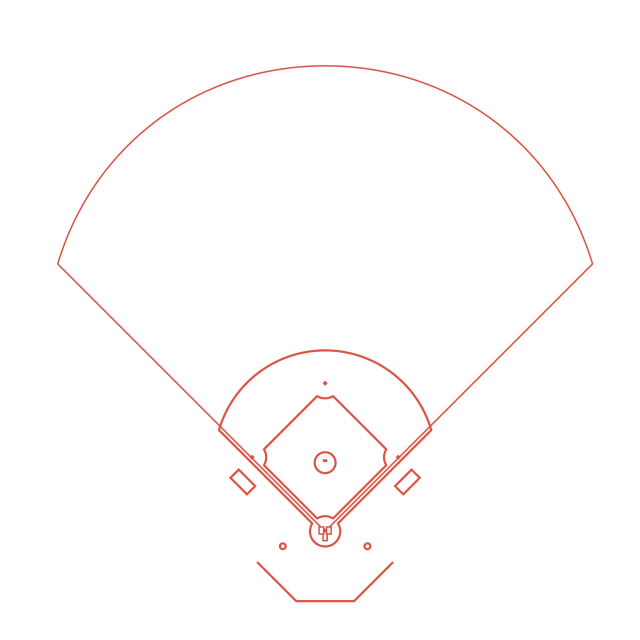
#> input picture tbj/tbj_202101/assets/BaseballDiamondScale.jpg, 1280 x 1280 px, found by its file name (shown at 1/2 size)
$ python viz_utils.py
#> lines starting #> are read from the running program, lines starting #| are printed output that depends on the picture
import os

import numpy as np
from matplotlib import pyplot as plt
import matplotlib.image as mpimg # https://matplotlib.org/3.3.3/tutorials/introductory/images.html
# https://image.online-convert.com/convert/svg-to-png
from PIL import Image

from . import geometry
from __init__ import *

class Diamond:

    # [49 lines left out: function __init__, not called in this run]

    def set_coord(self, x, y, **kwargs):
        self.coords.append((self._calc_coord(x,y), dict(**kwargs)))

    def _calc_coord(self, x, y):
        # x and y in feet from home
        return (x*self.UNITS_PER_FEET)+self.HOME_X, ((-y*self.UNITS_PER_FEET)+self.HOME_Y)

    def _calc_vector_in_feet(self, x, y):
        # x and y in coords
        return (x - self.HOME_X) / self.UNITS_PER_FEET, (y - self.HOME_Y) / (-self.UNITS_PER_FEET)

    # [50 lines left out: functions plot_line_segment, show, plot_single_sample, not called in this run]


if __name__ == '__main__':

    fig = plt.figure(figsize=(15,15))
    img = Image.open(f'{ASSETS_DIR}/BaseballDiamondScale.jpg')    # Open image as PIL image object
#> img is the input picture: PIL image 1280x1280 RGB; mean R, G, B 254.4, 252.7, 252.4

    imgplot = plt.imshow(img)
    #plt.axis('off')

    plt.scatter([647], [1061], s=50) #found home plate by aligning this coordinate with the plate
    plt.scatter([647], [767], s=50) #found 2b by aligning this coordinate with the base
    distance_from_home_to_second = 1061 - 767
    plt.scatter([647+distance_from_home_to_second/2], [1061-distance_from_home_to_second/2], s=50) #found 1b by interpolation
    plt.scatter([647-distance_from_home_to_second/2], [1061-distance_from_home_to_second/2], s=50) #found 3b by interpolation
    # interpolated points on 1b and 3b confirms infield is to scale
    plt.show()
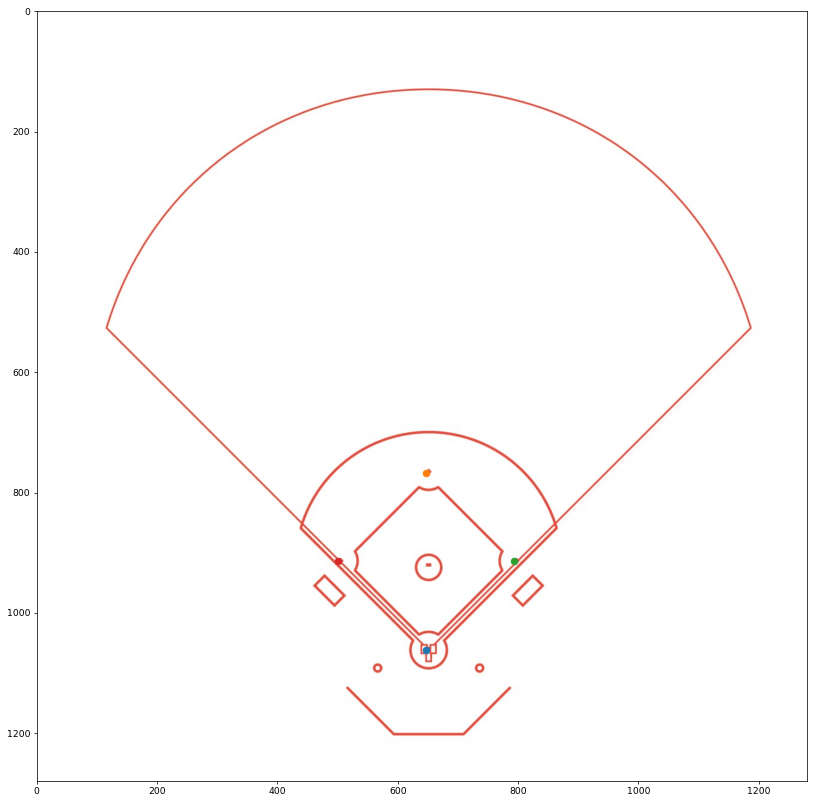
#> figure drawn by matplotlib, 1 panel

$ run again, with tbj/tbj_202101/assets/10kStartingPositions.png saved as tbj/tbj_202101/assets/BaseballDiamondScale.jpg
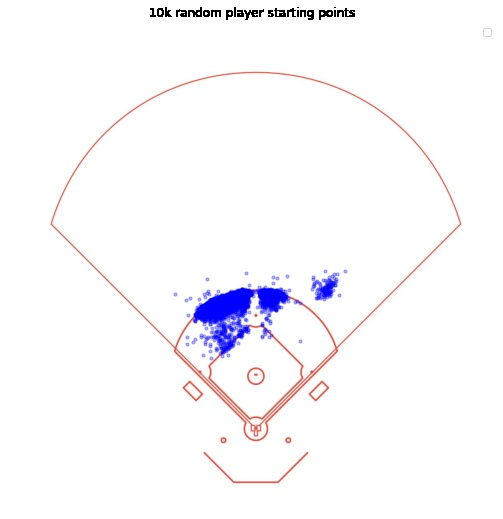
#> input picture tbj/tbj_202101/assets/10kStartingPositions.png, 503 x 519 px, found by its file name
#> img is the input picture: PIL image 503x519 RGB; mean R, G, B 250, 248.7, 251.5
#> `plt.show()`:
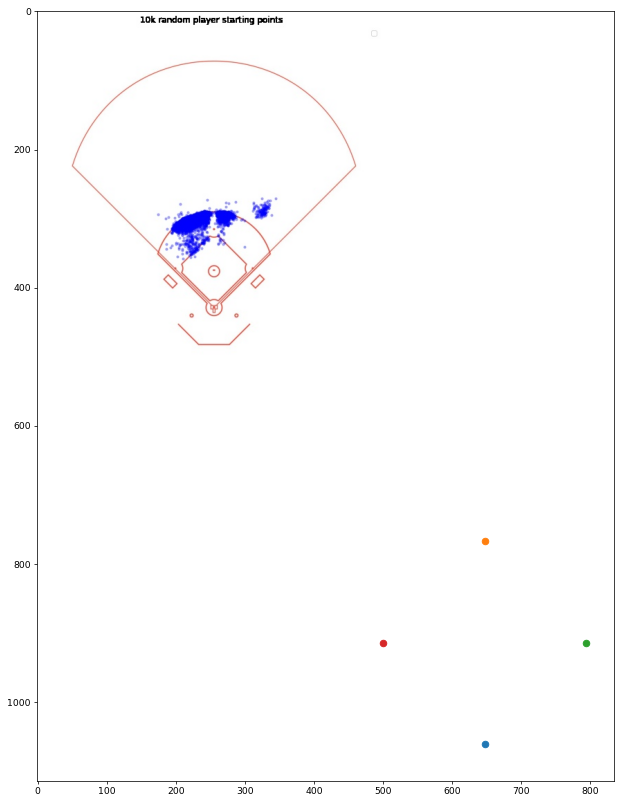
#> figure drawn by matplotlib, 1 panel

$ run again, with tbj/tbj_202101/assets/PredictedLaunchSpinRate.png saved as tbj/tbj_202101/assets/BaseballDiamondScale.jpg
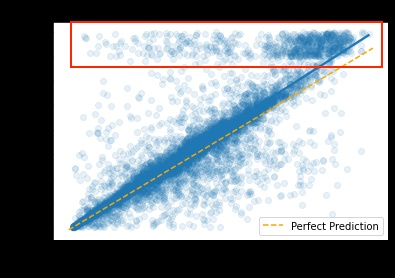
#> input picture tbj/tbj_202101/assets/PredictedLaunchSpinRate.png, 395 x 278 px, found by its file name
#> img is the input picture: PIL image 395x278 RGB; mean R, G, B 142.5, 149.9, 155.7
#> `plt.show()`:
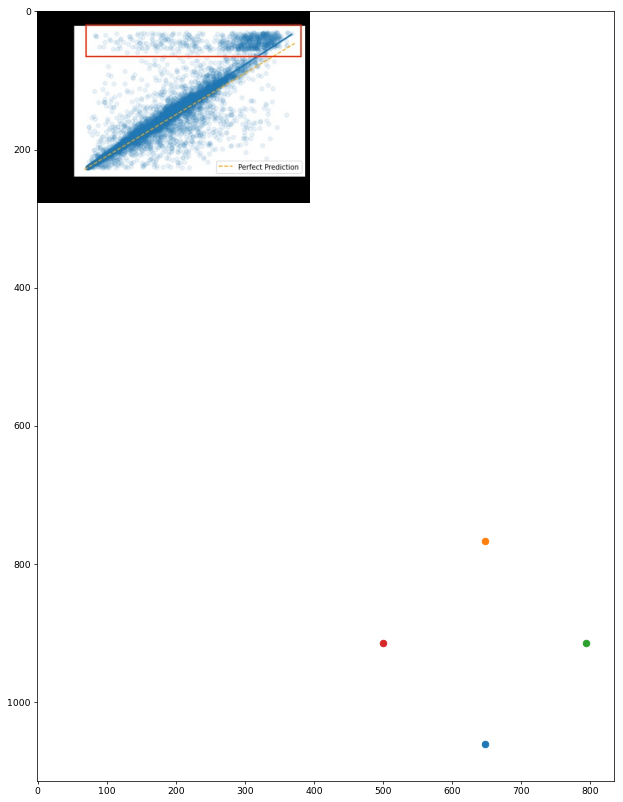
#> figure drawn by matplotlib, 1 panel
